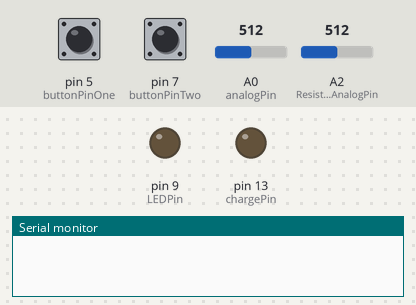
Bench run of a sketch on a simulated Arduino Uno, built with avr-gcc and run on an emulated ATmega328P. Parts: output pins drawn as LEDs (lit = HIGH), the last lines printed to the serial monitor. Dashed ring = blinking. The test bench sets the inputs (shaded band); at power-on: pin 5 (buttonPinOne) LOW, pin 7 (buttonPinTwo) LOW, A0 (analogPin) = 512, A2 (ResistorAnalogPin) = 512.

Above: at 1.4 s.
1.5 s: pin 5 (buttonPinOne) pulled HIGH for 3.2 s
At 2.5 s:
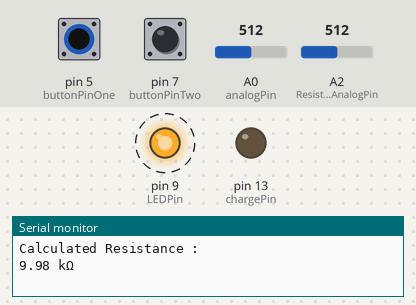
6.2 s: pin 7 (buttonPinTwo) pulled HIGH for 0.35 s
At 7.6 s:
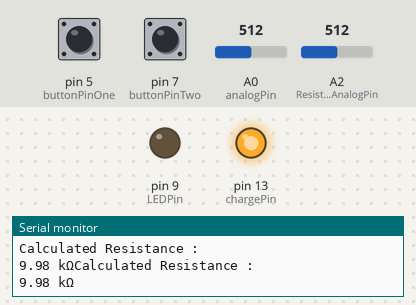
Timing chart, 0 to 9.2 s (numbered marks = the images above; inputs shaded):
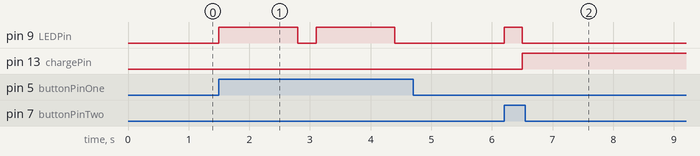

Measured:
- after the input at 1.5 s, pin 9 (LEDPin): alternates HIGH for 1.3 s and LOW for 0.30 s, starting at once
- after the input at 6.2 s, pin 9 (LEDPin): LOW → HIGH at once, → LOW 0.30 s later; pin 13 (chargePin): LOW → HIGH after 0.30 s

The sketch:

capacito.ino
```cpp
// https://docs.arduino.cc/tutorials/generic/capacitance-meter#experimental-setup

/*  RCTiming_capacitance_meter

 *   Paul Badger 2008

 *  Demonstrates use of RC time constants to measure the value of a capacitor

 *

 * Theory   A capcitor will charge, through a resistor, in one time constant, defined as T seconds where

 *    TC = R * C

 *

 *    TC = time constant period in seconds

 *    R = resistance in ohms

 *    C = capacitance in farads (1 microfarad (ufd) = .000001 farad = 10^-6 farads )

 *

 *    The capacitor's voltage at one time constant is defined as 63.2% of the charging voltage.

 *

 *  Hardware setup:

 *  Test Capacitor between common point and ground (positive side of an electrolytic capacitor  to common)

 *  Test Resistor between chargePin and common point

 *  220 ohm resistor between dischargePin and common point

 *  Wire between common point and analogPin (A/D input)

 */

#define analogPin      0          // analog pin for measuring capacitor voltage
#define chargePin      13         // pin to charge the capacitor - connected to one end of the charging resistor
#define dischargePin   11         // pin to discharge the capacitor
#define resistorValue  10000.0F   // change this to whatever resistor value you are using
#define resistorValueResCalcR2  10000.0F   // change this to whatever resistor value you are using in Resistance circuit

#define ResistorAnalogPin      2          // analog pin for measuring resistor voltage
#define buttonPinOne      5          // digital pin for button 1 input Resistor
#define buttonPinTwo      7          // digital pin for button 2 input Capacitor
#define LEDPin      9          // digital pin for button 2 input Capacitor


                                  // F formatter tells compiler it's a floating point value

unsigned long startTime;
unsigned long elapsedTime;
float microFarads;                // floating point variable to preserve precision, make calculations
float nanoFarads;

void setup(){

  pinMode(chargePin, OUTPUT);     // set chargePin to output

  pinMode(buttonPinOne, INPUT);     // set button pin to input
  pinMode(buttonPinTwo, INPUT);     // set button pin to input
  pinMode(LEDPin, OUTPUT);     // set LED indication pin to output

  digitalWrite(chargePin, LOW);
  digitalWrite(LEDPin, LOW);

  Serial.begin(9600);             // initialize serial transmission for debugging

}

void countCap( void ){


  digitalWrite(chargePin, HIGH);  // set chargePin HIGH and capacitor charging

  startTime = millis();

  while(analogRead(analogPin) < 648){       // 647 is 63.2% of 1023, which corresponds to full-scale voltage

  }

  elapsedTime= millis() - startTime;

 // convert milliseconds to seconds ( 10^-3 ) and Farads to microFarads ( 10^6 ),  net 10^3 (1000)

  microFarads = ((float)elapsedTime / resistorValue) * 1000;

  Serial.print(elapsedTime);       // print the value to serial port

  Serial.print(" mS    ");         // print units and carriage return

  if (microFarads > 1){

    Serial.print((long)microFarads);       // print the value to serial port

    Serial.println(" microFarads");         // print units and carriage return

  }

  else

  {

    // if value is smaller than one microFarad, convert to nanoFarads (10^-9 Farad).

    // This is  a workaround because Serial.print will not print floats

    nanoFarads = microFarads * 1000.0;      // multiply by 1000 to convert to nanoFarads (10^-9 Farads)

    Serial.print((long)nanoFarads);         // print the value to serial port

    Serial.println(" nanoFarads");          // print units and carriage return

  }

  /* dicharge the capacitor  */

  digitalWrite(chargePin, LOW);             // set charge pin to  LOW

  pinMode(dischargePin, OUTPUT);            // set discharge pin to output

  digitalWrite(dischargePin, LOW);          // set discharge pin LOW

  while(analogRead(analogPin) > 0){         // wait until capacitor is completely discharged

  }

  pinMode(dischargePin, INPUT);            // set discharge pin back to input
}

void countRes(void){
  float resistor_val = analogRead(ResistorAnalogPin) * (5.0 / 1023.0);
  float resitor_calculated = ( (resistorValueResCalcR2 * 5)/ resistor_val) - resistorValueResCalcR2;

  Serial.println("Calculated Resistance : " );

  if(resitor_calculated < 1000) {
    Serial.print(resitor_calculated);
    Serial.print(" Ω");

  } else {
    Serial.print(resitor_calculated/1000.00);
    Serial.print(" kΩ");
  }
}

 void ledSec( void ){
  digitalWrite(LEDPin, HIGH);
  delay(1000);
  digitalWrite(LEDPin, LOW);
 }

 void ledSecby4( void ){
  digitalWrite(LEDPin, HIGH);
  delay(300);
  digitalWrite(LEDPin, LOW);
 }

void loop(){
  digitalWrite(LEDPin, LOW);

  if (digitalRead(buttonPinOne)){
  ledSecby4();
  countRes();
  ledSec();
  } else if (digitalRead(buttonPinTwo)){
  ledSecby4();
  countCap();
  ledSec();
  }

  delay(300);
}
```
